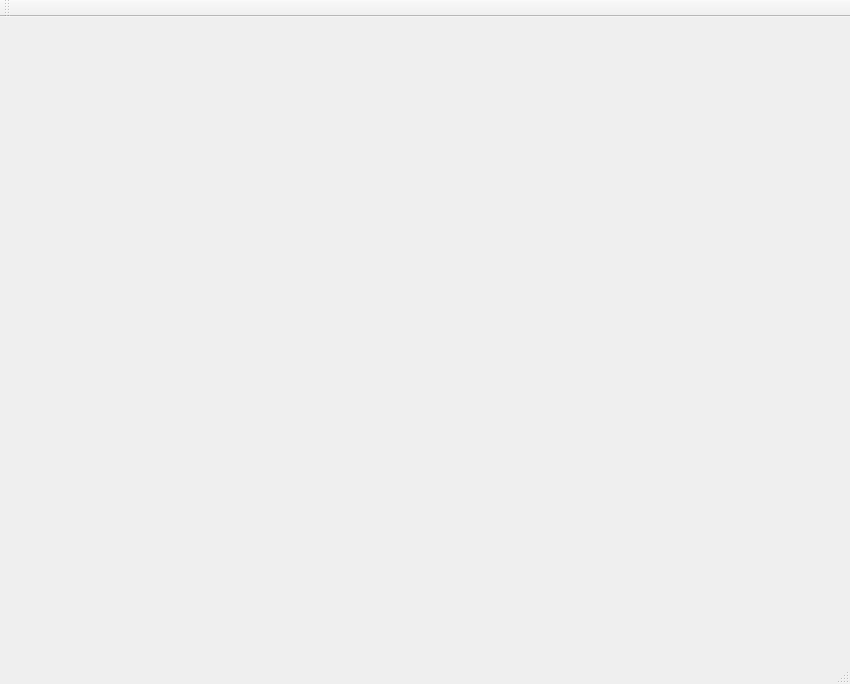
<?xml version="1.0" encoding="UTF-8"?>
<ui version="4.0">
 <class>MainWindow</class>
 <widget class="QMainWindow" name="MainWindow">
  <property name="geometry">
   <rect>
    <x>0</x>
    <y>0</y>
    <width>850</width>
    <height>684</height>
   </rect>
  </property>
  <property name="windowTitle">
   <string>MainWindow</string>
  </property>
  <widget class="QWidget" name="centralWidget"/>
  <widget class="QMenuBar" name="menuBar">
   <property name="geometry">
    <rect>
     <x>0</x>
     <y>0</y>
     <width>850</width>
     <height>22</height>
    </rect>
   </property>
  </widget>
  <widget class="QToolBar" name="mainToolBar">
   <attribute name="toolBarArea">
    <enum>TopToolBarArea</enum>
   </attribute>
   <attribute name="toolBarBreak">
    <bool>false</bool>
   </attribute>
  </widget>
  <widget class="QStatusBar" name="statusBar"/>
 </widget>
 <layoutdefault spacing="6" margin="11"/>
 <resources/>
 <connections/>
</ui>
